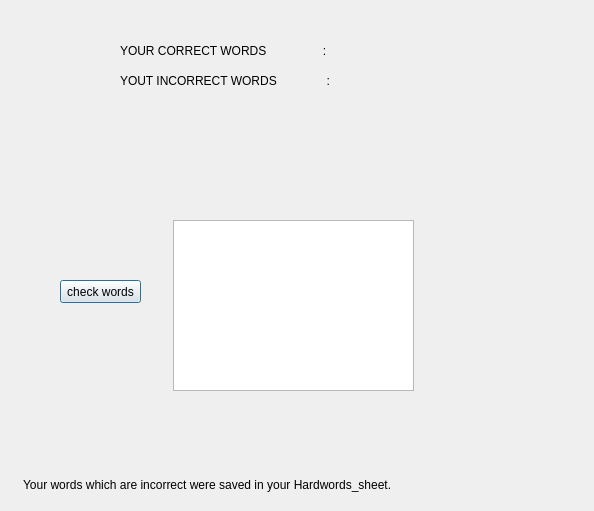
<?xml version="1.0" encoding="UTF-8"?>
<ui version="4.0">
 <class>Dialog</class>
 <widget class="QDialog" name="Dialog">
  <property name="geometry">
   <rect>
    <x>0</x>
    <y>0</y>
    <width>594</width>
    <height>511</height>
   </rect>
  </property>
  <property name="windowTitle">
   <string>Dialog</string>
  </property>
  <widget class="QLabel" name="labelCorrect">
   <property name="geometry">
    <rect>
     <x>120</x>
     <y>40</y>
     <width>221</width>
     <height>21</height>
    </rect>
   </property>
   <property name="text">
    <string>YOUR CORRECT WORDS                 :</string>
   </property>
  </widget>
  <widget class="QLabel" name="labelIncorrect">
   <property name="geometry">
    <rect>
     <x>120</x>
     <y>70</y>
     <width>221</width>
     <height>21</height>
    </rect>
   </property>
   <property name="text">
    <string>YOUT INCORRECT WORDS               :</string>
   </property>
  </widget>
  <widget class="QLabel" name="labelNumcorrect">
   <property name="geometry">
    <rect>
     <x>350</x>
     <y>40</y>
     <width>61</width>
     <height>21</height>
    </rect>
   </property>
   <property name="text">
    <string/>
   </property>
  </widget>
  <widget class="QLabel" name="labelNumincorrect">
   <property name="geometry">
    <rect>
     <x>350</x>
     <y>70</y>
     <width>61</width>
     <height>21</height>
    </rect>
   </property>
   <property name="text">
    <string/>
   </property>
  </widget>
  <widget class="QLabel" name="label">
   <property name="geometry">
    <rect>
     <x>23</x>
     <y>469</y>
     <width>541</width>
     <height>31</height>
    </rect>
   </property>
   <property name="text">
    <string>Your words which are incorrect were saved in your Hardwords_sheet.</string>
   </property>
  </widget>
  <widget class="QPushButton" name="checkwordsButton">
   <property name="geometry">
    <rect>
     <x>60</x>
     <y>280</y>
     <width>81</width>
     <height>23</height>
    </rect>
   </property>
   <property name="text">
    <string>check words</string>
   </property>
  </widget>
  <widget class="QPlainTextEdit" name="plainTextEdit">
   <property name="geometry">
    <rect>
     <x>173</x>
     <y>220</y>
     <width>241</width>
     <height>171</height>
    </rect>
   </property>
  </widget>
  <widget class="QLabel" name="labelHardWords">
   <property name="geometry">
    <rect>
     <x>183</x>
     <y>231</y>
     <width>221</width>
     <height>151</height>
    </rect>
   </property>
   <property name="text">
    <string/>
   </property>
  </widget>
 </widget>
 <resources/>
 <connections/>
</ui>
